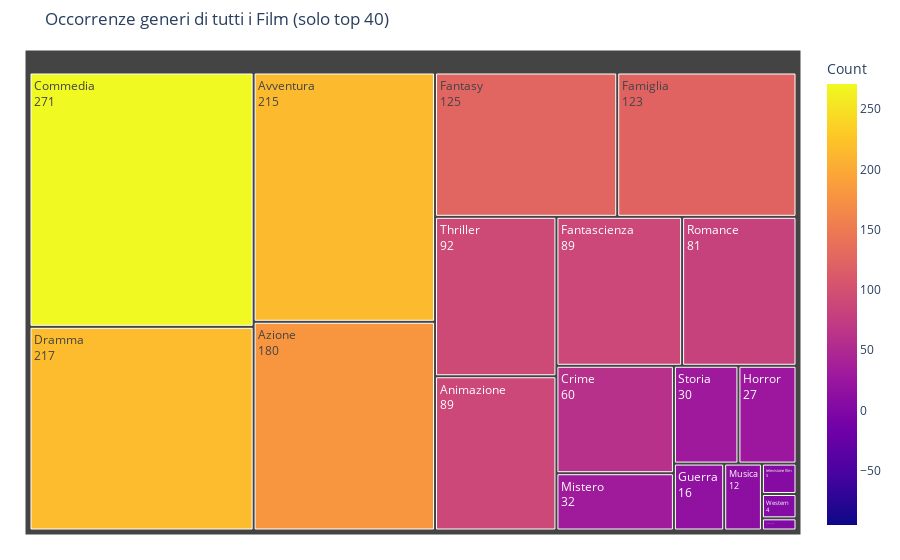

The notebook cell this image was saved under:
### Code cell
occ_all = occ_genres(all=True)
df = pd.DataFrame(occ_all.items(), columns=['Genre', 'Count'])

fig = px.treemap(
    df,
    path=['Genre'],
    values='Count',
    color='Count',
    # color_continuous_scale=px.colors.sequential.Viridis,
    color_continuous_midpoint=np.average(df['Count']),
    title='Occorrenze generi di tutti i Film (solo top 40)'
)
fig.update_traces(root_color="white", hovertemplate='%{label}<br>%{value}', hoverinfo=None)
fig.update_layout(margin = dict(t=50, l=25, r=25, b=25))
fig.data[0].texttemplate = '%{label}<br>%{value}'

fig.write_image('Dati_Cinema_Italiani/plots/all_genre_treemap.png', width=1233, height=701)

fig.show()

### Figure 1 — Plotly figure (JSON) as saved in the notebook; plotly's stock layout.template omitted (floating-point values rounded to 4 significant figures)
{"data": [{"branchvalues": "total", "customdata": [[89], [215], [180], [271], [60], [2], [217], [123], [89], [125], [16], [27], [32], [12], [81], [30], [92], [4], [5]], "domain": {"x": [0, 1], "y": [0, 1]}, "hovertemplate": "%{label}<br>%{value}", "ids": ["Animazione", "Avventura", "Azione", "Commedia", "Crime", "Documentario", "Dramma", "Famiglia", "Fantascienza", "Fantasy", "Guerra", "Horror", "Mistero", "Musica", "Romance", "Storia", "Thriller", "Western", "televisione film"], "labels": ["Animazione", "Avventura", "Azione", "Commedia", "Crime", "Documentario", "Dramma", "Famiglia", "Fantascienza", "Fantasy", "Guerra", "Horror", "Mistero", "Musica", "Romance", "Storia", "Thriller", "Western", "televisione film"], "marker": {"coloraxis": "coloraxis", "colors": [89, 215, 180, 271, 60, 2, 217, 123, 89, 125, 16, 27, 32, 12, 81, 30, 92, 4, 5]}, "name": "", "parents": ["", "", "", "", "", "", "", "", "", "", "", "", "", "", "", "", "", "", ""], "root": {"color": "white"}, "texttemplate": "%{label}<br>%{value}", "type": "treemap", "values": [89, 215, 180, 271, 60, 2, 217, 123, 89, 125, 16, 27, 32, 12, 81, 30, 92, 4, 5]}], "layout": {"coloraxis": {"cmid": 87.89, "colorbar": {"title": {"text": "Count"}}, "colorscale": [[0, "#0d0887"], [0.1111, "#46039f"], [0.2222, "#7201a8"], [0.3333, "#9c179e"], [0.4444, "#bd3786"], [0.5556, "#d8576b"], [0.6667, "#ed7953"], [0.7778, "#fb9f3a"], [0.8889, "#fdca26"], [1, "#f0f921"]]}, "legend": {"tracegroupgap": 0}, "margin": {"b": 25, "l": 25, "r": 25, "t": 50}, "title": {"text": "Occorrenze generi di tutti i Film (solo top 40)"}}}
